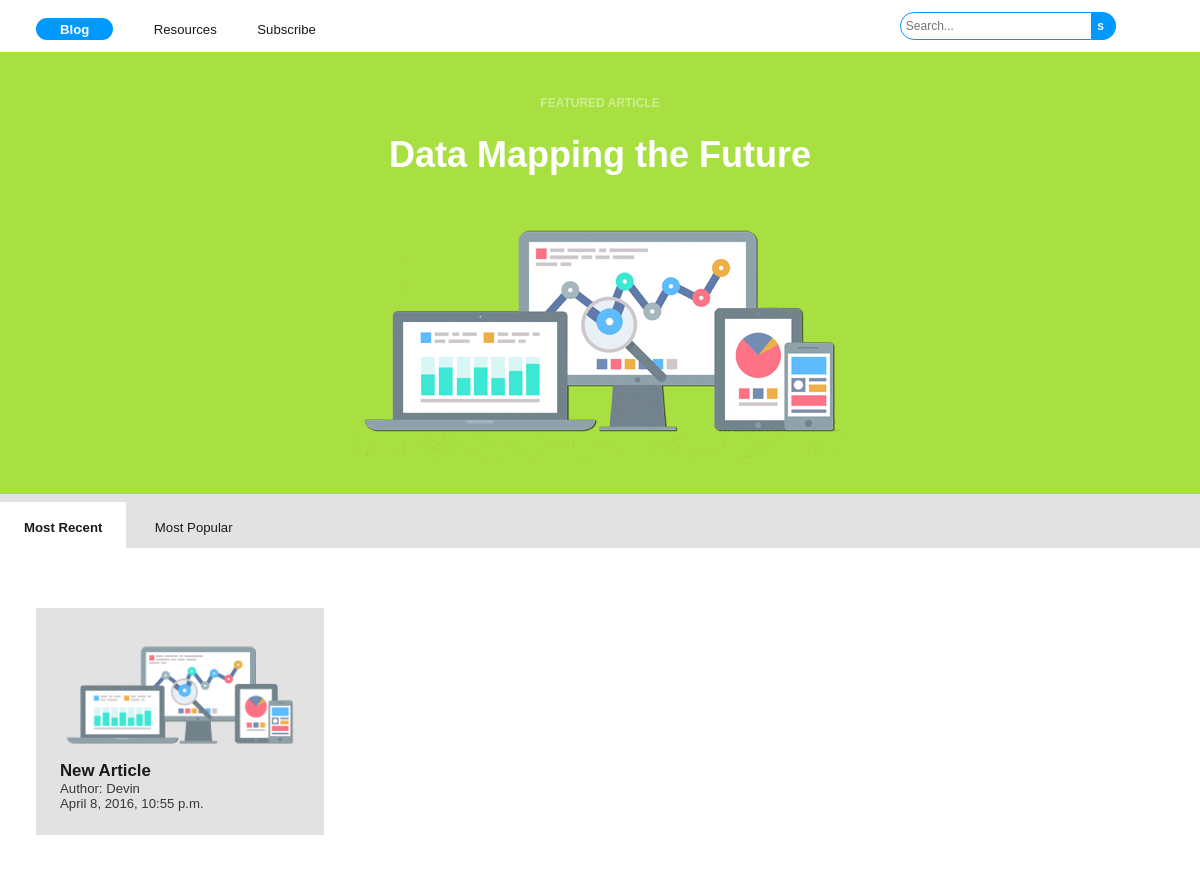
/articles/, run on an earlier commit of the app's database.
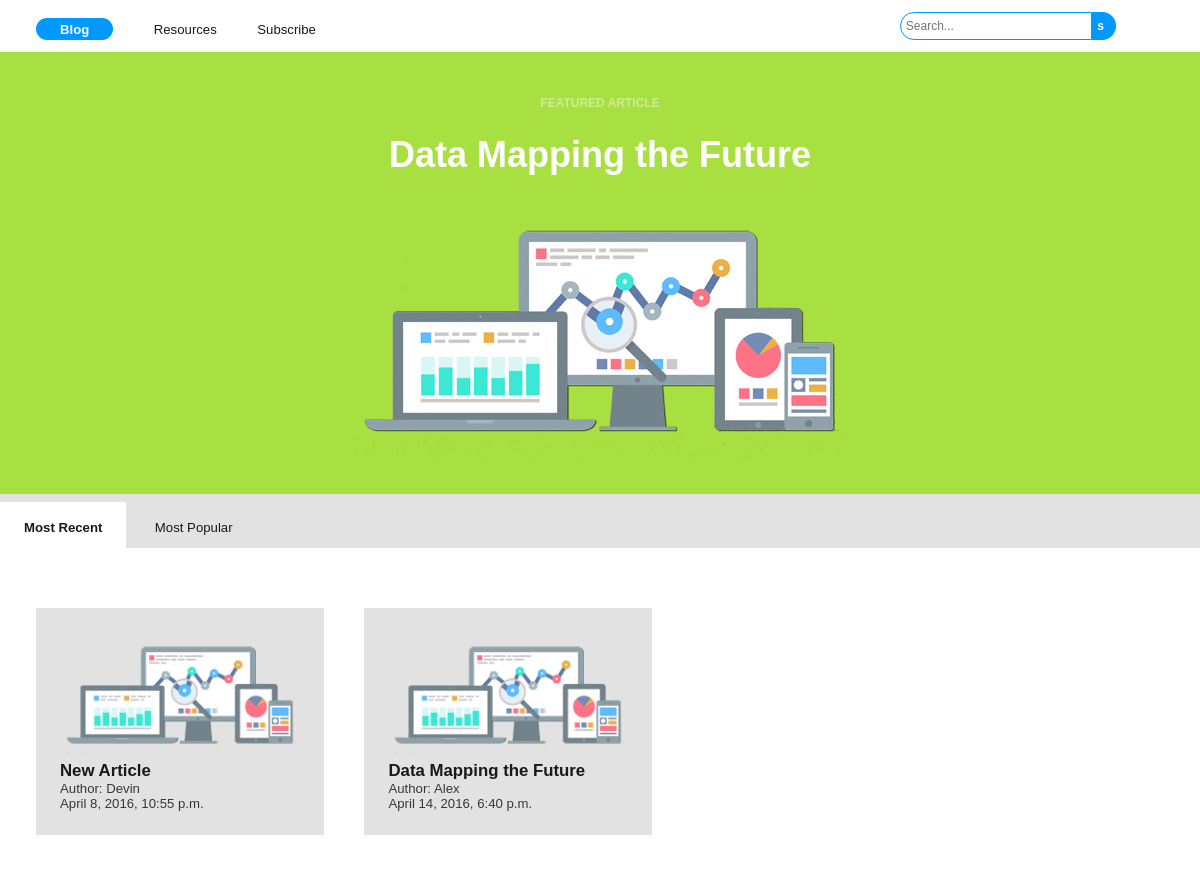
And on a later commit of the database.
### articles/models/articles_model.py (models this page shows)
class Article(models.Model):
    id = models.AutoField(primary_key=True)
    title = models.CharField(max_length=256, null=False)
    author = models.CharField(max_length=128, null=False)
    slug = models.SlugField(unique=True)
    content = models.TextField(null=False)
    published_date = models.DateTimeField(auto_now_add=True)
    last_saved = models.DateTimeField(auto_now=True)

### articles/views.py (the view)
class IndexView(View):
    template_name = 'index.html'
    def get(self, request):
        articles = Article.objects.all()
        return render(request, self.template_name, {'articles':articles})

### articles/templates/index.html (shortened to what this page needs)
{% load staticfiles %}
<html>
  <head>
    <link href="{% static "css/index.css" %}" rel="stylesheet" type="text/css">
  </head>
  <body>
    <div id="navigation">
      <a href="" class="navigationLink" id="activeLink">Blog</a>
      <a href="" class="navigationLink">Resources</a>
      <a href="" class="navigationLink">Subscribe</a>
      <form method="GET" action="/search" id="searchContainer">
        <input type="text" placeholder="Search..." name="search" id="searchBox">
        <input type="submit" value="s" id="submit">
      </form>
    </div>
    <a href="" id="featured">
      <h1 id="featuredArticle">FEATURED ARTICLE</h1>
      <h1 id="featuredTitle">Data Mapping the Future</h1>
      <img src="{% static "images/data.png" %}"/>
    </a>
    <div id="categoryContainer">
      <a href="javascript:void(0);" class="categoryLink" id="activeCategory">Most Recent</a>
      <a href="javascript:void(0);" class="categoryLink">Most Popular</a>
    </div>
    <div id="articlesContainer">
      <ul id="article_list">
        {% for article in articles %}
          <li class="article_item">
            <a href="/articles/{{article.slug}}" class="articleLink">
              <div class="article_container">
                <img src="{% static "images/data.png" %}" class="articleImage"/>
                <p class="articleTitle">{{article.title}}</p>
                <p class="articleAuthor">Author: {{article.author}}</p>
                <p class="articleDate">{{article.published_date}}</p>
              </div>
            </a>
          </li>
        {% endfor %}
      </ul>
    </div>
  </body>
</html>

What changed in the data, as far as the page shows it:
added Article: title "Data Mapping the Future", author "Alex", published_date "April 14, 2016, 6:40 p.m."
